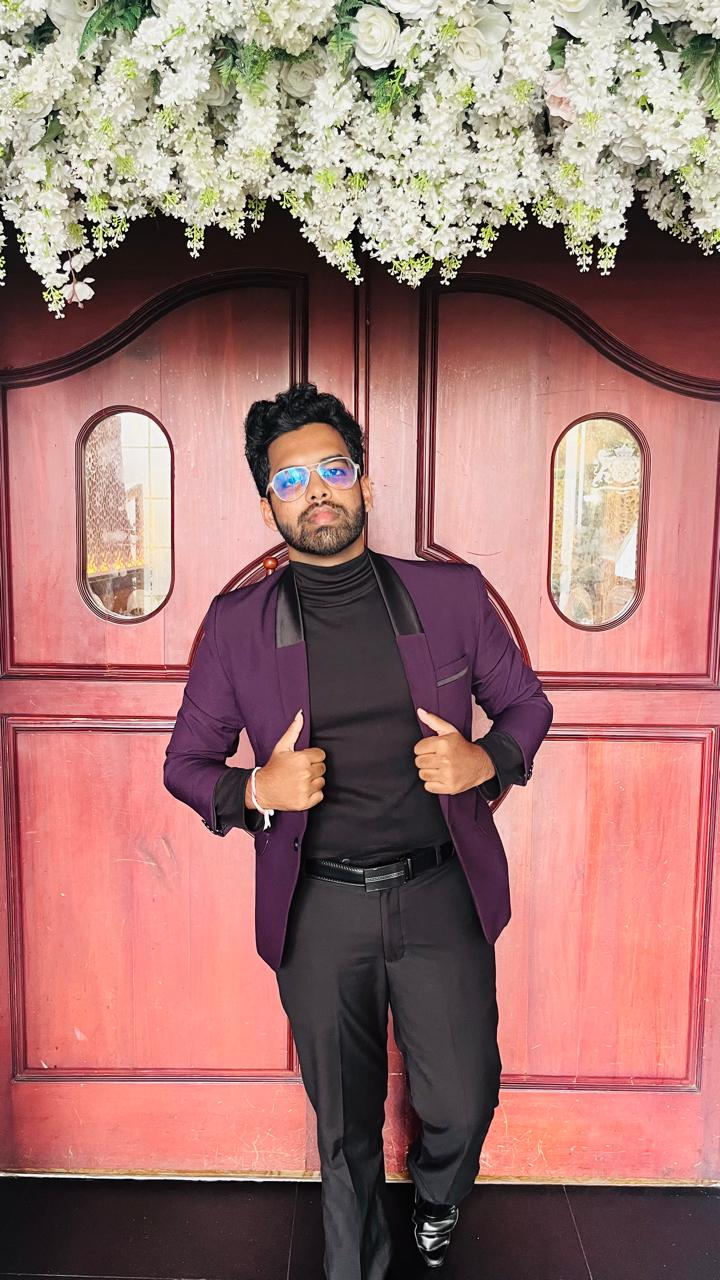
#> input picture testing.jpg, 720 x 1280 px
$ python first.py
#> lines starting #> are read from the running program, lines starting #| are printed output that depends on the picture
#> the answer given: 3
import cv2
from matplotlib import pyplot as plt

def reduce_intensity(image_path, levels):
#> called with image_path = 'testing.jpg', levels = 3
    my_img = cv2.imread(image_path, 0)
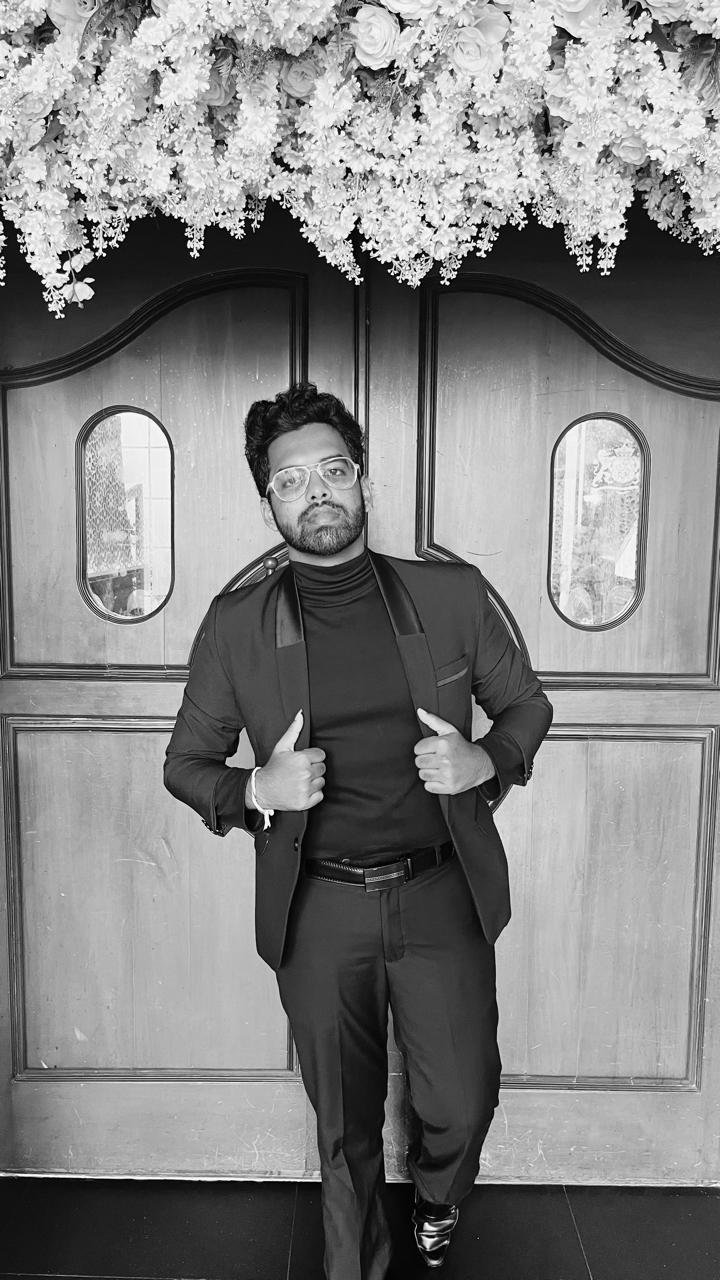
#> my_img: shape (1280, 720); min 0, max 255, mean 129.8
    if (levels & (levels - 1)) != 0 or levels <= 1:
#> (the run stopped early here; a loop or call above may not have finished)
